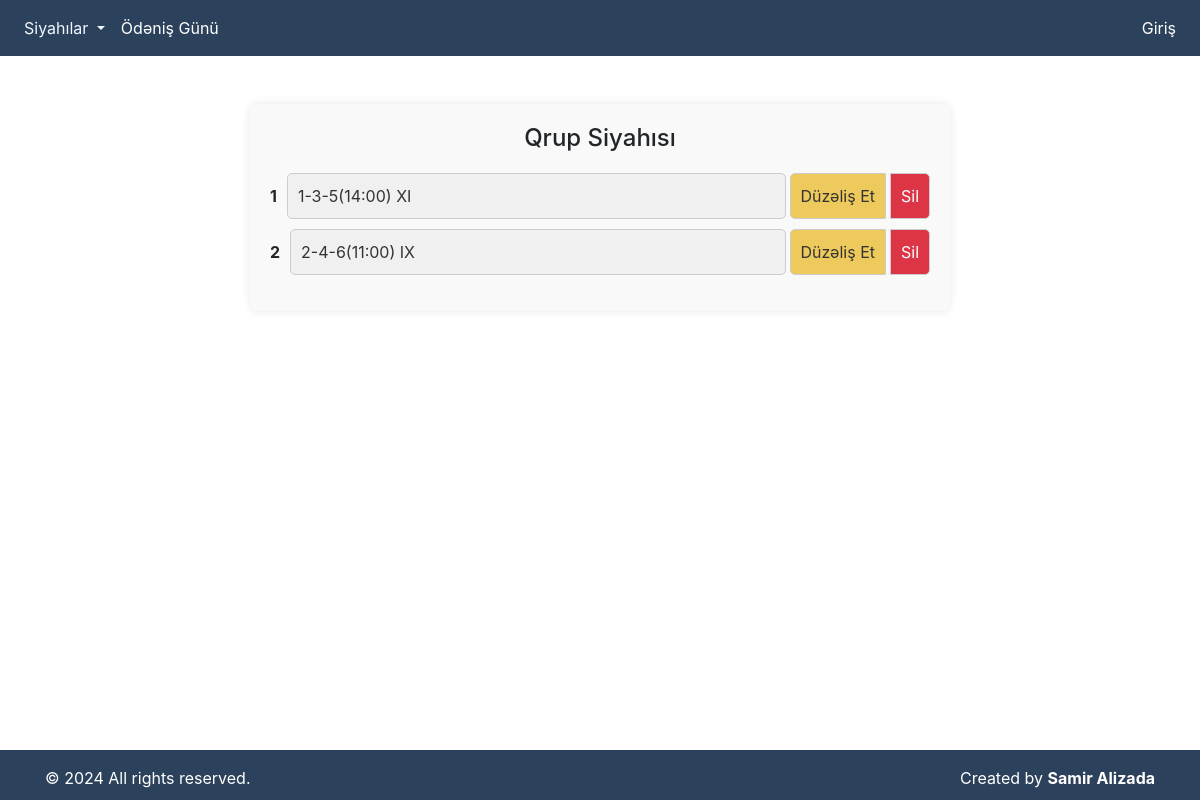
The app's page /, older data.
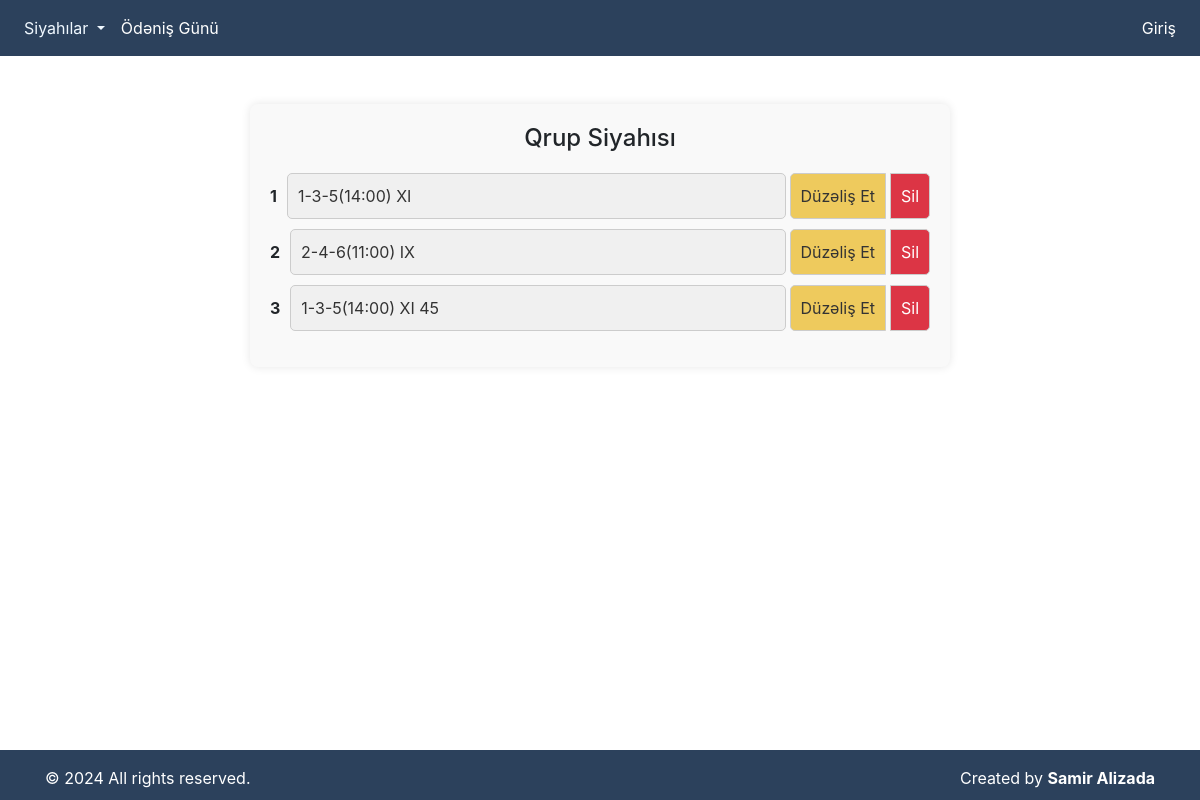
The same page, newer data.
### teacher/models.py (models this page shows, shortened)
class Group(models.Model):
    name = models.CharField(max_length=100)

### teacher/views.py (the view)
# urls.py: path('', group_list, name='group_list'),
def group_list(request):
    groups = Group.objects.all()
    return render(request, 'group/group_list.html', {'groups': groups})

### templates/group/group_list.html (shortened to what this page needs)
{% extends "index.html" %}
{% block content %}
<div class="container group-list mt-5">
    <h1>Qrup Siyahısı</h1>
    <ul>
        {% for group in groups %}
            <li>
                <div class="group-item">
                    <span class="group-count">{{ forloop.counter }}</span>
                    <a href="{% url 'group_detail' group.id %}">{{ group.name }}</a>
                </div>
                <div class="btn-group">
                    <a href="{% url 'update_group' group.id %}" class="btn btn-update ml-1" style="background-color: #eeca5d;">Düzəliş Et</a>
                    <a href="{% url 'delete_group' group.id %}" class="btn btn-delete" style="background-color: #DC3545; color: white;" onclick="return confirm('Bu qrupu silmək istədiyinizə əminsiniz?')">Sil</a>
                </div>
            </li>
        {% endfor %}
    </ul>
</div>
{% endblock content %}

Row changes from the older to the newer data that the page shows:
added Group: name "1-3-5(14:00) XI 45"
